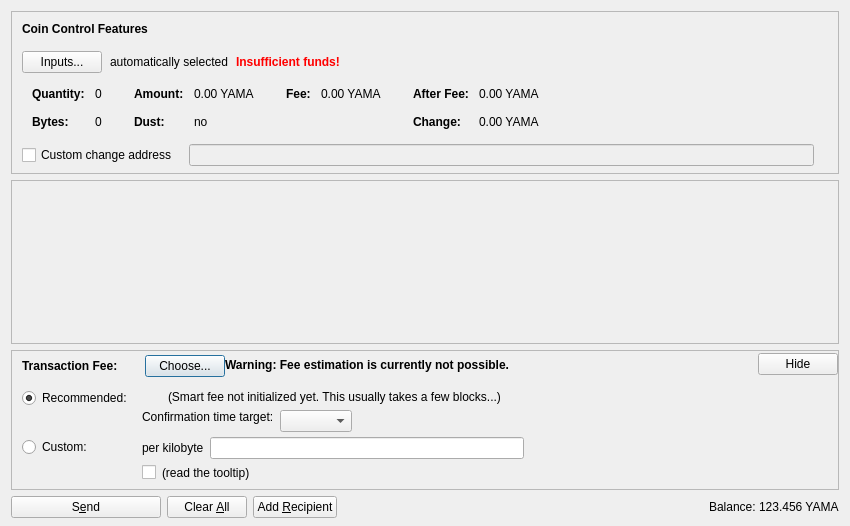
<?xml version="1.0" encoding="UTF-8"?>
<ui version="4.0">
 <class>SendCoinsDialog</class>
 <widget class="QDialog" name="SendCoinsDialog">
  <property name="geometry">
   <rect>
    <x>0</x>
    <y>0</y>
    <width>850</width>
    <height>526</height>
   </rect>
  </property>
  <property name="windowTitle">
   <string>Send Coins</string>
  </property>
  <layout class="QVBoxLayout" name="verticalLayout" stretch="0,1,0,0">
   <property name="bottomMargin">
    <number>8</number>
   </property>
   <item>
    <widget class="QFrame" name="frameCoinControl">
     <property name="sizePolicy">
      <sizepolicy hsizetype="Expanding" vsizetype="Expanding">
       <horstretch>0</horstretch>
       <verstretch>0</verstretch>
      </sizepolicy>
     </property>
     <property name="maximumSize">
      <size>
       <width>16777215</width>
       <height>16777215</height>
      </size>
     </property>
     <property name="frameShape">
      <enum>QFrame::StyledPanel</enum>
     </property>
     <property name="frameShadow">
      <enum>QFrame::Sunken</enum>
     </property>
     <layout class="QVBoxLayout" name="verticalLayoutCoinControl2">
      <property name="spacing">
       <number>0</number>
      </property>
      <property name="leftMargin">
       <number>0</number>
      </property>
      <property name="topMargin">
       <number>0</number>
      </property>
      <property name="rightMargin">
       <number>0</number>
      </property>
      <property name="bottomMargin">
       <number>6</number>
      </property>
      <item>
       <layout class="QVBoxLayout" name="verticalLayoutCoinControl" stretch="0,0,0,0,1">
        <property name="spacing">
         <number>0</number>
        </property>
        <property name="leftMargin">
         <number>10</number>
        </property>
        <property name="topMargin">
         <number>10</number>
        </property>
        <item>
         <layout class="QHBoxLayout" name="horizontalLayoutCoinControl1">
          <property name="bottomMargin">
           <number>15</number>
          </property>
          <item>
           <widget class="QLabel" name="labelCoinControlFeatures">
            <property name="sizePolicy">
             <sizepolicy hsizetype="Preferred" vsizetype="Maximum">
              <horstretch>0</horstretch>
              <verstretch>0</verstretch>
             </sizepolicy>
            </property>
            <property name="font">
             <font>
              <weight>75</weight>
              <bold>true</bold>
             </font>
            </property>
            <property name="styleSheet">
             <string notr="true">font-weight:bold;</string>
            </property>
            <property name="text">
             <string>Coin Control Features</string>
            </property>
           </widget>
          </item>
         </layout>
        </item>
        <item>
         <layout class="QHBoxLayout" name="horizontalLayoutCoinControl2" stretch="0,0,0,0">
          <property name="spacing">
           <number>8</number>
          </property>
          <property name="bottomMargin">
           <number>10</number>
          </property>
          <item>
           <widget class="QPushButton" name="pushButtonCoinControl">
            <property name="styleSheet">
             <string notr="true"/>
            </property>
            <property name="text">
             <string>Inputs...</string>
            </property>
            <property name="autoDefault">
             <bool>false</bool>
            </property>
           </widget>
          </item>
          <item>
           <widget class="QLabel" name="labelCoinControlAutomaticallySelected">
            <property name="text">
             <string>automatically selected</string>
            </property>
            <property name="margin">
             <number>5</number>
            </property>
           </widget>
          </item>
          <item>
           <widget class="QLabel" name="labelCoinControlInsuffFunds">
            <property name="font">
             <font>
              <weight>75</weight>
              <bold>true</bold>
             </font>
            </property>
            <property name="styleSheet">
             <string notr="true">color:red;font-weight:bold;</string>
            </property>
            <property name="text">
             <string>Insufficient funds!</string>
            </property>
            <property name="margin">
             <number>5</number>
            </property>
           </widget>
          </item>
          <item>
           <spacer name="horizontalSpacerCoinControl">
            <property name="orientation">
             <enum>Qt::Horizontal</enum>
            </property>
            <property name="sizeHint" stdset="0">
             <size>
              <width>40</width>
              <height>1</height>
             </size>
            </property>
           </spacer>
          </item>
         </layout>
        </item>
        <item>
         <widget class="QWidget" name="widgetCoinControl" native="true">
          <property name="sizePolicy">
           <sizepolicy hsizetype="Preferred" vsizetype="Preferred">
            <horstretch>0</horstretch>
            <verstretch>0</verstretch>
           </sizepolicy>
          </property>
          <property name="minimumSize">
           <size>
            <width>0</width>
            <height>0</height>
           </size>
          </property>
          <property name="styleSheet">
           <string notr="true"/>
          </property>
          <layout class="QHBoxLayout" name="horizontalLayoutCoinControl5">
           <property name="leftMargin">
            <number>0</number>
           </property>
           <property name="topMargin">
            <number>0</number>
           </property>
           <property name="rightMargin">
            <number>0</number>
           </property>
           <property name="bottomMargin">
            <number>0</number>
           </property>
           <item>
            <layout class="QHBoxLayout" name="horizontalLayoutCoinControl3" stretch="0,0,0,1">
             <property name="spacing">
              <number>20</number>
             </property>
             <property name="topMargin">
              <number>0</number>
             </property>
             <property name="bottomMargin">
              <number>10</number>
             </property>
             <item>
              <layout class="QFormLayout" name="formLayoutCoinControl1">
               <property name="horizontalSpacing">
                <number>10</number>
               </property>
               <property name="verticalSpacing">
                <number>14</number>
               </property>
               <property name="leftMargin">
                <number>10</number>
               </property>
               <property name="topMargin">
                <number>4</number>
               </property>
               <property name="rightMargin">
                <number>6</number>
               </property>
               <item row="0" column="0">
                <widget class="QLabel" name="labelCoinControlQuantityText">
                 <property name="font">
                  <font>
                   <weight>75</weight>
                   <bold>true</bold>
                  </font>
                 </property>
                 <property name="text">
                  <string>Quantity:</string>
                 </property>
                 <property name="margin">
                  <number>0</number>
                 </property>
                </widget>
               </item>
               <item row="0" column="1">
                <widget class="QLabel" name="labelCoinControlQuantity">
                 <property name="cursor">
                  <cursorShape>IBeamCursor</cursorShape>
                 </property>
                 <property name="contextMenuPolicy">
                  <enum>Qt::ActionsContextMenu</enum>
                 </property>
                 <property name="text">
                  <string notr="true">0</string>
                 </property>
                 <property name="margin">
                  <number>0</number>
                 </property>
                 <property name="textInteractionFlags">
                  <set>Qt::LinksAccessibleByMouse|Qt::TextSelectableByKeyboard|Qt::TextSelectableByMouse</set>
                 </property>
                </widget>
               </item>
               <item row="1" column="0">
                <widget class="QLabel" name="labelCoinControlBytesText">
                 <property name="font">
                  <font>
                   <weight>75</weight>
                   <bold>true</bold>
                  </font>
                 </property>
                 <property name="text">
                  <string>Bytes:</string>
                 </property>
                </widget>
               </item>
               <item row="1" column="1">
                <widget class="QLabel" name="labelCoinControlBytes">
                 <property name="cursor">
                  <cursorShape>IBeamCursor</cursorShape>
                 </property>
                 <property name="contextMenuPolicy">
                  <enum>Qt::ActionsContextMenu</enum>
                 </property>
                 <property name="text">
                  <string notr="true">0</string>
                 </property>
                 <property name="textInteractionFlags">
                  <set>Qt::LinksAccessibleByMouse|Qt::TextSelectableByKeyboard|Qt::TextSelectableByMouse</set>
                 </property>
                </widget>
               </item>
              </layout>
             </item>
             <item>
              <layout class="QFormLayout" name="formLayoutCoinControl2">
               <property name="horizontalSpacing">
                <number>10</number>
               </property>
               <property name="verticalSpacing">
                <number>14</number>
               </property>
               <property name="leftMargin">
                <number>6</number>
               </property>
               <property name="topMargin">
                <number>4</number>
               </property>
               <property name="rightMargin">
                <number>6</number>
               </property>
               <item row="0" column="0">
                <widget class="QLabel" name="labelCoinControlAmountText">
                 <property name="font">
                  <font>
                   <weight>75</weight>
                   <bold>true</bold>
                  </font>
                 </property>
                 <property name="text">
                  <string>Amount:</string>
                 </property>
                 <property name="margin">
                  <number>0</number>
                 </property>
                </widget>
               </item>
               <item row="0" column="1">
                <widget class="QLabel" name="labelCoinControlAmount">
                 <property name="cursor">
                  <cursorShape>IBeamCursor</cursorShape>
                 </property>
                 <property name="contextMenuPolicy">
                  <enum>Qt::ActionsContextMenu</enum>
                 </property>
                 <property name="text">
                  <string notr="true">0.00 YAMA</string>
                 </property>
                 <property name="textInteractionFlags">
                  <set>Qt::LinksAccessibleByMouse|Qt::TextSelectableByKeyboard|Qt::TextSelectableByMouse</set>
                 </property>
                </widget>
               </item>
               <item row="1" column="0">
                <widget class="QLabel" name="labelCoinControlLowOutputText">
                 <property name="font">
                  <font>
                   <weight>75</weight>
                   <bold>true</bold>
                  </font>
                 </property>
                 <property name="text">
                  <string>Dust:</string>
                 </property>
                </widget>
               </item>
               <item row="1" column="1">
                <widget class="QLabel" name="labelCoinControlLowOutput">
                 <property name="cursor">
                  <cursorShape>IBeamCursor</cursorShape>
                 </property>
                 <property name="contextMenuPolicy">
                  <enum>Qt::ActionsContextMenu</enum>
                 </property>
                 <property name="text">
                  <string notr="true">no</string>
                 </property>
                 <property name="textInteractionFlags">
                  <set>Qt::LinksAccessibleByMouse|Qt::TextSelectableByKeyboard|Qt::TextSelectableByMouse</set>
                 </property>
                </widget>
               </item>
              </layout>
             </item>
             <item>
              <layout class="QFormLayout" name="formLayoutCoinControl3">
               <property name="horizontalSpacing">
                <number>10</number>
               </property>
               <property name="verticalSpacing">
                <number>14</number>
               </property>
               <property name="leftMargin">
                <number>6</number>
               </property>
               <property name="topMargin">
                <number>4</number>
               </property>
               <property name="rightMargin">
                <number>6</number>
               </property>
               <item row="0" column="0">
                <widget class="QLabel" name="labelCoinControlFeeText">
                 <property name="font">
                  <font>
                   <weight>75</weight>
                   <bold>true</bold>
                  </font>
                 </property>
                 <property name="text">
                  <string>Fee:</string>
                 </property>
                 <property name="margin">
                  <number>0</number>
                 </property>
                </widget>
               </item>
               <item row="0" column="1">
                <widget class="QLabel" name="labelCoinControlFee">
                 <property name="cursor">
                  <cursorShape>IBeamCursor</cursorShape>
                 </property>
                 <property name="contextMenuPolicy">
                  <enum>Qt::ActionsContextMenu</enum>
                 </property>
                 <property name="text">
                  <string notr="true">0.00 YAMA</string>
                 </property>
                 <property name="textInteractionFlags">
                  <set>Qt::LinksAccessibleByMouse|Qt::TextSelectableByKeyboard|Qt::TextSelectableByMouse</set>
                 </property>
                </widget>
               </item>
              </layout>
             </item>
             <item>
              <layout class="QFormLayout" name="formLayoutCoinControl4">
               <property name="horizontalSpacing">
                <number>10</number>
               </property>
               <property name="verticalSpacing">
                <number>14</number>
               </property>
               <property name="leftMargin">
                <number>6</number>
               </property>
               <property name="topMargin">
                <number>4</number>
               </property>
               <property name="rightMargin">
                <number>6</number>
               </property>
               <item row="0" column="0">
                <widget class="QLabel" name="labelCoinControlAfterFeeText">
                 <property name="font">
                  <font>
                   <weight>75</weight>
                   <bold>true</bold>
                  </font>
                 </property>
                 <property name="text">
                  <string>After Fee:</string>
                 </property>
                 <property name="margin">
                  <number>0</number>
                 </property>
                </widget>
               </item>
               <item row="0" column="1">
                <widget class="QLabel" name="labelCoinControlAfterFee">
                 <property name="cursor">
                  <cursorShape>IBeamCursor</cursorShape>
                 </property>
                 <property name="contextMenuPolicy">
                  <enum>Qt::ActionsContextMenu</enum>
                 </property>
                 <property name="text">
                  <string notr="true">0.00 YAMA</string>
                 </property>
                 <property name="textInteractionFlags">
                  <set>Qt::LinksAccessibleByMouse|Qt::TextSelectableByKeyboard|Qt::TextSelectableByMouse</set>
                 </property>
                </widget>
               </item>
               <item row="1" column="0">
                <widget class="QLabel" name="labelCoinControlChangeText">
                 <property name="font">
                  <font>
                   <weight>75</weight>
                   <bold>true</bold>
                  </font>
                 </property>
                 <property name="text">
                  <string>Change:</string>
                 </property>
                </widget>
               </item>
               <item row="1" column="1">
                <widget class="QLabel" name="labelCoinControlChange">
                 <property name="cursor">
                  <cursorShape>IBeamCursor</cursorShape>
                 </property>
                 <property name="contextMenuPolicy">
                  <enum>Qt::ActionsContextMenu</enum>
                 </property>
                 <property name="text">
                  <string notr="true">0.00 YAMA</string>
                 </property>
                 <property name="textInteractionFlags">
                  <set>Qt::LinksAccessibleByMouse|Qt::TextSelectableByKeyboard|Qt::TextSelectableByMouse</set>
                 </property>
                </widget>
               </item>
              </layout>
             </item>
            </layout>
           </item>
          </layout>
         </widget>
        </item>
        <item>
         <layout class="QHBoxLayout" name="horizontalLayoutCoinControl4" stretch="0,0,0">
          <property name="spacing">
           <number>12</number>
          </property>
          <property name="sizeConstraint">
           <enum>QLayout::SetDefaultConstraint</enum>
          </property>
          <property name="topMargin">
           <number>5</number>
          </property>
          <property name="rightMargin">
           <number>5</number>
          </property>
          <item>
           <widget class="QCheckBox" name="checkBoxCoinControlChange">
            <property name="toolTip">
             <string>If this is activated, but the change address is empty or invalid, change will be sent to a newly generated address.</string>
            </property>
            <property name="text">
             <string>Custom change address</string>
            </property>
           </widget>
          </item>
          <item>
           <widget class="QValidatedLineEdit" name="lineEditCoinControlChange">
            <property name="enabled">
             <bool>false</bool>
            </property>
            <property name="sizePolicy">
             <sizepolicy hsizetype="Expanding" vsizetype="Fixed">
              <horstretch>0</horstretch>
              <verstretch>0</verstretch>
             </sizepolicy>
            </property>
           </widget>
          </item>
          <item>
           <widget class="QLabel" name="labelCoinControlChangeLabel">
            <property name="sizePolicy">
             <sizepolicy hsizetype="Preferred" vsizetype="Expanding">
              <horstretch>0</horstretch>
              <verstretch>0</verstretch>
             </sizepolicy>
            </property>
            <property name="minimumSize">
             <size>
              <width>0</width>
              <height>0</height>
             </size>
            </property>
            <property name="text">
             <string/>
            </property>
            <property name="margin">
             <number>3</number>
            </property>
           </widget>
          </item>
         </layout>
        </item>
        <item>
         <spacer name="verticalSpacerCoinControl">
          <property name="orientation">
           <enum>Qt::Vertical</enum>
          </property>
          <property name="sizeHint" stdset="0">
           <size>
            <width>800</width>
            <height>1</height>
           </size>
          </property>
         </spacer>
        </item>
       </layout>
      </item>
     </layout>
    </widget>
   </item>
   <item>
    <widget class="QScrollArea" name="scrollArea">
     <property name="widgetResizable">
      <bool>true</bool>
     </property>
     <widget class="QWidget" name="scrollAreaWidgetContents">
      <property name="geometry">
       <rect>
        <x>0</x>
        <y>0</y>
        <width>830</width>
        <height>104</height>
       </rect>
      </property>
      <layout class="QVBoxLayout" name="verticalLayout_2" stretch="0,1">
       <property name="leftMargin">
        <number>0</number>
       </property>
       <property name="topMargin">
        <number>0</number>
       </property>
       <property name="rightMargin">
        <number>0</number>
       </property>
       <property name="bottomMargin">
        <number>0</number>
       </property>
       <item>
        <layout class="QVBoxLayout" name="entries">
         <property name="spacing">
          <number>6</number>
         </property>
        </layout>
       </item>
       <item>
        <spacer name="verticalSpacer">
         <property name="orientation">
          <enum>Qt::Vertical</enum>
         </property>
         <property name="sizeHint" stdset="0">
          <size>
           <width>20</width>
           <height>40</height>
          </size>
         </property>
        </spacer>
       </item>
      </layout>
     </widget>
    </widget>
   </item>
   <item>
    <widget class="QFrame" name="frameFee">
     <property name="sizePolicy">
      <sizepolicy hsizetype="Expanding" vsizetype="Expanding">
       <horstretch>0</horstretch>
       <verstretch>0</verstretch>
      </sizepolicy>
     </property>
     <property name="maximumSize">
      <size>
       <width>16777215</width>
       <height>16777215</height>
      </size>
     </property>
     <property name="frameShape">
      <enum>QFrame::StyledPanel</enum>
     </property>
     <property name="frameShadow">
      <enum>QFrame::Sunken</enum>
     </property>
     <layout class="QVBoxLayout" name="verticalLayoutFee1">
      <property name="spacing">
       <number>0</number>
      </property>
      <property name="leftMargin">
       <number>0</number>
      </property>
      <property name="topMargin">
       <number>0</number>
      </property>
      <property name="rightMargin">
       <number>0</number>
      </property>
      <property name="bottomMargin">
       <number>0</number>
      </property>
      <item>
       <layout class="QVBoxLayout" name="verticalLayoutFee2" stretch="0,0,0">
        <property name="spacing">
         <number>0</number>
        </property>
        <property name="leftMargin">
         <number>10</number>
        </property>
        <property name="topMargin">
         <number>0</number>
        </property>
        <item>
         <layout class="QHBoxLayout" name="horizontalLayoutFee1">
          <property name="bottomMargin">
           <number>0</number>
          </property>
          <item>
           <layout class="QVBoxLayout" name="verticalLayoutFee7">
            <property name="spacing">
             <number>0</number>
            </property>
            <item>
             <spacer name="verticalSpacerSmartFee">
              <property name="orientation">
               <enum>Qt::Vertical</enum>
              </property>
              <property name="sizeType">
               <enum>QSizePolicy::Fixed</enum>
              </property>
              <property name="sizeHint" stdset="0">
               <size>
                <width>1</width>
                <height>4</height>
               </size>
              </property>
             </spacer>
            </item>
            <item>
             <layout class="QHBoxLayout" name="horizontalLayoutSmartFee">
              <property name="spacing">
               <number>10</number>
              </property>
              <item>
               <widget class="QLabel" name="labelFeeHeadline">
                <property name="sizePolicy">
                 <sizepolicy hsizetype="Preferred" vsizetype="Maximum">
                  <horstretch>0</horstretch>
                  <verstretch>0</verstretch>
                 </sizepolicy>
                </property>
                <property name="font">
                 <font>
                  <weight>75</weight>
                  <bold>true</bold>
                 </font>
                </property>
                <property name="styleSheet">
                 <string notr="true">font-weight:bold;</string>
                </property>
                <property name="text">
                 <string>Transaction Fee:</string>
                </property>
               </widget>
              </item>
              <item>
               <widget class="QLabel" name="labelFeeMinimized">
                <property name="text">
                 <string/>
                </property>
               </widget>
              </item>
              <item>
               <widget class="QPushButton" name="buttonChooseFee">
                <property name="text">
                 <string>Choose...</string>
                </property>
               </widget>
              </item>
             </layout>
            </item>
            <item>
             <spacer name="verticalSpacer_5">
              <property name="orientation">
               <enum>Qt::Vertical</enum>
              </property>
              <property name="sizeHint" stdset="0">
               <size>
                <width>1</width>
                <height>1</height>
               </size>
              </property>
             </spacer>
            </item>
           </layout>
          </item>
          <item>
           <widget class="QLabel" name="fallbackFeeWarningLabel">
            <property name="toolTip">
             <string>Using the fallbackfee can result in sending a transaction that will take several hours or days (or never) to confirm. Consider choosing your fee manually or wait until you have validated the complete chain.</string>
            </property>
            <property name="font">
            <font>
                <weight>75</weight>
                <bold>true</bold>
            </font>
            </property>
            <property name="text">
             <string>Warning: Fee estimation is currently not possible.</string>
            </property>
            <property name="wordWrap">
             <bool>false</bool>
            </property>
           </widget>
          </item>
          <item>
           <spacer name="horizontalSpacer_4">
            <property name="orientation">
             <enum>Qt::Horizontal</enum>
            </property>
            <property name="sizeType">
             <enum>QSizePolicy::MinimumExpanding</enum>
            </property>
            <property name="sizeHint" stdset="0">
             <size>
              <width>40</width>
              <height>20</height>
             </size>
            </property>
           </spacer>
          </item>
          <item>
           <widget class="QPushButton" name="buttonMinimizeFee">
            <property name="toolTip">
             <string>collapse fee-settings</string>
            </property>
            <property name="text">
             <string>Hide</string>
            </property>
           </widget>
          </item>
         </layout>
        </item>
        <item>
         <widget class="QFrame" name="frameFeeSelection">
          <layout class="QVBoxLayout" name="verticalLayoutFee12">
           <property name="spacing">
            <number>0</number>
           </property>
           <property name="leftMargin">
            <number>0</number>
           </property>
           <property name="topMargin">
            <number>0</number>
           </property>
           <property name="rightMargin">
            <number>0</number>
           </property>
           <property name="bottomMargin">
            <number>0</number>
           </property>
           <item>
            <layout class="QGridLayout" name="gridLayoutFee">
             <property name="topMargin">
              <number>10</number>
             </property>
             <property name="bottomMargin">
              <number>4</number>
             </property>
             <property name="horizontalSpacing">
              <number>10</number>
             </property>
             <property name="verticalSpacing">
              <number>4</number>
             </property>
             <item row="1" column="1">
              <layout class="QVBoxLayout" name="verticalLayoutFee8">
               <property name="spacing">
                <number>6</number>
               </property>
               <item>
                <layout class="QHBoxLayout" name="horizontalLayoutFee13">
                 <item>
                  <widget class="QLabel" name="labelCustomPerKilobyte">
                   <property name="toolTip">
                    <string>If the custom fee is set to 1000 satoshis and the transaction is only 250 bytes, then &quot;per kilobyte&quot; only pays 250 satoshis in fee, while &quot;total at least&quot; pays 1000 satoshis. For transactions bigger than a kilobyte both pay by kilobyte.</string>
                   </property>
                   <property name="text">
                    <string>per kilobyte</string>
                   </property>
                  </widget>
                 </item>
                 <item>
                  <widget class="BitcoinAmountField" name="customFee"/>
                 </item>
                 <item>
                  <spacer name="horizontalSpacer_6">
                   <property name="orientation">
                    <enum>Qt::Horizontal</enum>
                   </property>
                   <property name="sizeHint" stdset="0">
                    <size>
                     <width>1</width>
                     <height>1</height>
                    </size>
                   </property>
                  </spacer>
                 </item>
                </layout>
               </item>
               <item>
                <layout class="QHBoxLayout" name="horizontalLayoutFee8">
                 <item>
                  <widget class="QCheckBox" name="checkBoxMinimumFee">
                   <property name="toolTip">
                    <string>Paying only the minimum fee is just fine as long as there is less transaction volume than space in the blocks. But be aware that this can end up in a never confirming transaction once there is more demand for yamacoin transactions than the network can process.</string>
                   </property>
                   <property name="text">
                    <string/>
                   </property>
                  </widget>
                 </item>
                 <item>
                  <widget class="QLabel" name="labelMinFeeWarning">
                   <property name="enabled">
                    <bool>true</bool>
                   </property>
                   <property name="toolTip">
                    <string>Paying only the minimum fee is just fine as long as there is less transaction volume than space in the blocks. But be aware that this can end up in a never confirming transaction once there is more demand for yamacoin transactions than the network can process.</string>
                   </property>
                   <property name="text">
                    <string>(read the tooltip)</string>
                   </property>
                   <property name="margin">
                    <number>5</number>
                   </property>
                  </widget>
                 </item>
                 <item>
                  <spacer name="horizontalSpacer_2">
                   <property name="orientation">
                    <enum>Qt::Horizontal</enum>
                   </property>
                   <property name="sizeHint" stdset="0">
                    <size>
                     <width>1</width>
                     <height>1</height>
                    </size>
                   </property>
                  </spacer>
                 </item>
                </layout>
               </item>
              </layout>
             </item>
             <item row="0" column="0">
              <layout class="QVBoxLayout" name="verticalLayoutFee4" stretch="0,1">
               <item>
                <widget class="QRadioButton" name="radioSmartFee">
                 <property name="text">
                  <string>Recommended:</string>
                 </property>
                 <property name="checked">
                  <bool>true</bool>
                 </property>
                 <attribute name="buttonGroup">
                  <string notr="true">groupFee</string>
                 </attribute>
                </widget>
               </item>
               <item>
                <spacer name="verticalSpacer_2">
                 <property name="orientation">
                  <enum>Qt::Vertical</enum>
                 </property>
                 <property name="sizeHint" stdset="0">
                  <size>
                   <width>1</width>
                   <height>1</height>
                  </size>
                 </property>
                </spacer>
               </item>
              </layout>
             </item>
             <item row="1" column="0">
              <layout class="QVBoxLayout" name="verticalLayoutFee9" stretch="0,1">
               <item>
                <widget class="QRadioButton" name="radioCustomFee">
                 <property name="text">
                  <string>Custom:</string>
                 </property>
                 <attribute name="buttonGroup">
                  <string notr="true">groupFee</string>
                 </attribute>
                </widget>
               </item>
               <item>
                <spacer name="verticalSpacer_6">
                 <property name="orientation">
                  <enum>Qt::Vertical</enum>
                 </property>
                 <property name="sizeHint" stdset="0">
                  <size>
                   <width>1</width>
                   <height>1</height>
                  </size>
                 </property>
                </spacer>
               </item>
              </layout>
             </item>
             <item row="0" column="1">
              <layout class="QVBoxLayout" name="verticalLayoutFee3" stretch="0,0,1">
               <property name="spacing">
                <number>6</number>
               </property>
               <property name="topMargin">
                <number>2</number>
               </property>
               <item>
                <layout class="QHBoxLayout" name="horizontalLayoutFee12">
                 <item>
                  <widget class="QLabel" name="labelSmartFee">
                   <property name="text">
                    <string/>
                   </property>
                   <property name="margin">
                    <number>2</number>
                   </property>
                  </widget>
                 </item>
                 <item>
                  <widget class="QLabel" name="labelFeeEstimation">
                   <property name="text">
                    <string/>
                   </property>
                  </widget>
                 </item>
                 <item>
                  <widget class="QLabel" name="labelSmartFee2">
                   <property name="text">
                    <string>(Smart fee not initialized yet. This usually takes a few blocks...)</string>
                   </property>
                   <property name="margin">
                    <number>2</number>
                   </property>
                  </widget>
                 </item>
                 <item>
                  <spacer name="horizontalSpacer_5">
                   <property name="orientation">
                    <enum>Qt::Horizontal</enum>
                   </property>
                   <property name="sizeHint" stdset="0">
                    <size>
                     <width>1</width>
                     <height>1</height>
                    </size>
                   </property>
                  </spacer>
                 </item>
                </layout>
               </item>
               <item>
                <layout class="QHBoxLayout" name="horizontalLayoutFee9">
                 <item>
                  <layout class="QVBoxLayout" name="verticalLayoutFee6">
                   <item>
                    <widget class="QLabel" name="labelSmartFee3">
                     <property name="text">
                      <string>Confirmation time target:</string>
                     </property>
                     <property name="margin">
                      <number>2</number>
                     </property>
                    </widget>
                   </item>
                   <item>
                    <spacer name="verticalSpacer_3">
                     <property name="orientation">
                      <enum>Qt::Vertical</enum>
                     </property>
                     <property name="sizeHint" stdset="0">
                      <size>
                       <width>1</width>
                       <height>1</height>
                      </size>
                     </property>
                    </spacer>
                   </item>
                  </layout>
                 </item>
                 <item>
                  <layout class="QVBoxLayout" name="verticalLayoutFee5">
                   <property name="rightMargin">
                    <number>30</number>
                   </property>
                   <item>
                    <layout class="QHBoxLayout" name="horizontalLayoutConfTarget">
                     <property name="bottomMargin">
                      <number>0</number>
                     </property>
                     <item>
                      <widget class="QComboBox" name="confTargetSelector"/>
                     </item>
                     <item>
                      <spacer name="horizontalSpacerConfTarget">
                       <property name="orientation">
                        <enum>Qt::Horizontal</enum>
                       </property>
                       <property name="sizeHint" stdset="0">
                        <size>
                         <width>40</width>
                         <height>20</height>
                        </size>
                       </property>
                      </spacer>
                     </item>
                    </layout>
                   </item>
                  </layout>
                 </item>
                </layout>
               </item>
               <item>
                <spacer name="verticalSpacer_4">
                 <property name="orientation">
                  <enum>Qt::Vertical</enum>
                 </property>
                 <property name="sizeHint" stdset="0">
                  <size>
                   <width>1</width>
                   <height>1</height>
                  </size>
                 </property>
                </spacer>
               </item>
              </layout>
             </item>
            </layout>
           </item>
          </layout>
         </widget>
        </item>
        <item>
         <spacer name="verticalSpacerFee">
          <property name="orientation">
           <enum>Qt::Vertical</enum>
          </property>
          <property name="sizeHint" stdset="0">
           <size>
            <width>40</width>
            <height>5</height>
           </size>
          </property>
         </spacer>
        </item>
       </layout>
      </item>
     </layout>
    </widget>
   </item>
   <item>
    <layout class="QHBoxLayout" name="horizontalLayout">
     <item>
      <widget class="QPushButton" name="sendButton">
       <property name="minimumSize">
        <size>
         <width>150</width>
         <height>0</height>
        </size>
       </property>
       <property name="toolTip">
        <string>Confirm the send action</string>
       </property>
       <property name="text">
        <string>S&amp;end</string>
       </property>
       <property name="icon">
        <iconset resource="../bitcoin.qrc">
         <normaloff>:/icons/send</normaloff>:/icons/send</iconset>
       </property>
       <property name="autoDefault">
        <bool>false</bool>
       </property>
       <property name="default">
        <bool>false</bool>
       </property>
      </widget>
     </item>
     <item>
      <widget class="QPushButton" name="clearButton">
       <property name="sizePolicy">
        <sizepolicy hsizetype="Minimum" vsizetype="Fixed">
         <horstretch>0</horstretch>
         <verstretch>0</verstretch>
        </sizepolicy>
       </property>
       <property name="toolTip">
        <string>Clear all fields of the form.</string>
       </property>
       <property name="text">
        <string>Clear &amp;All</string>
       </property>
       <property name="icon">
        <iconset resource="../bitcoin.qrc">
         <normaloff>:/icons/remove</normaloff>:/icons/remove</iconset>
       </property>
       <property name="autoDefault">
        <bool>false</bool>
       </property>
      </widget>
     </item>
     <item>
      <widget class="QPushButton" name="addButton">
       <property name="toolTip">
        <string>Send to multiple recipients at once</string>
       </property>
       <property name="text">
        <string>Add &amp;Recipient</string>
       </property>
       <property name="icon">
        <iconset resource="../bitcoin.qrc">
         <normaloff>:/icons/add</normaloff>:/icons/add</iconset>
       </property>
       <property name="autoDefault">
        <bool>false</bool>
       </property>
      </widget>
     </item>
     <item>
      <spacer name="horizontalSpacer">
       <property name="orientation">
        <enum>Qt::Horizontal</enum>
       </property>
       <property name="sizeHint" stdset="0">
        <size>
         <width>40</width>
         <height>20</height>
        </size>
       </property>
      </spacer>
     </item>
     <item>
      <layout class="QHBoxLayout" name="horizontalLayout_2">
       <property name="spacing">
        <number>3</number>
       </property>
       <item>
        <widget class="QLabel" name="label">
         <property name="sizePolicy">
          <sizepolicy hsizetype="Preferred" vsizetype="Fixed">
           <horstretch>0</horstretch>
           <verstretch>0</verstretch>
          </sizepolicy>
         </property>
         <property name="text">
          <string>Balance:</string>
         </property>
        </widget>
       </item>
       <item>
        <widget class="QLabel" name="labelBalance">
         <property name="sizePolicy">
          <sizepolicy hsizetype="Preferred" vsizetype="Fixed">
           <horstretch>0</horstretch>
           <verstretch>0</verstretch>
          </sizepolicy>
         </property>
         <property name="cursor">
          <cursorShape>IBeamCursor</cursorShape>
         </property>
         <property name="text">
          <string notr="true">123.456 YAMA</string>
         </property>
         <property name="textInteractionFlags">
          <set>Qt::LinksAccessibleByMouse|Qt::TextSelectableByKeyboard|Qt::TextSelectableByMouse</set>
         </property>
        </widget>
       </item>
      </layout>
     </item>
    </layout>
   </item>
  </layout>
 </widget>
 <customwidgets>
  <customwidget>
   <class>QValidatedLineEdit</class>
   <extends>QLineEdit</extends>
   <header>qvalidatedlineedit.h</header>
  </customwidget>
  <customwidget>
   <class>BitcoinAmountField</class>
   <extends>QLineEdit</extends>
   <header>bitcoinamountfield.h</header>
   <container>1</container>
  </customwidget>
 </customwidgets>
 <resources>
  <include location="../bitcoin.qrc"/>
 </resources>
 <connections/>
 <buttongroups>
  <buttongroup name="groupFee"/>
 </buttongroups>
</ui>
